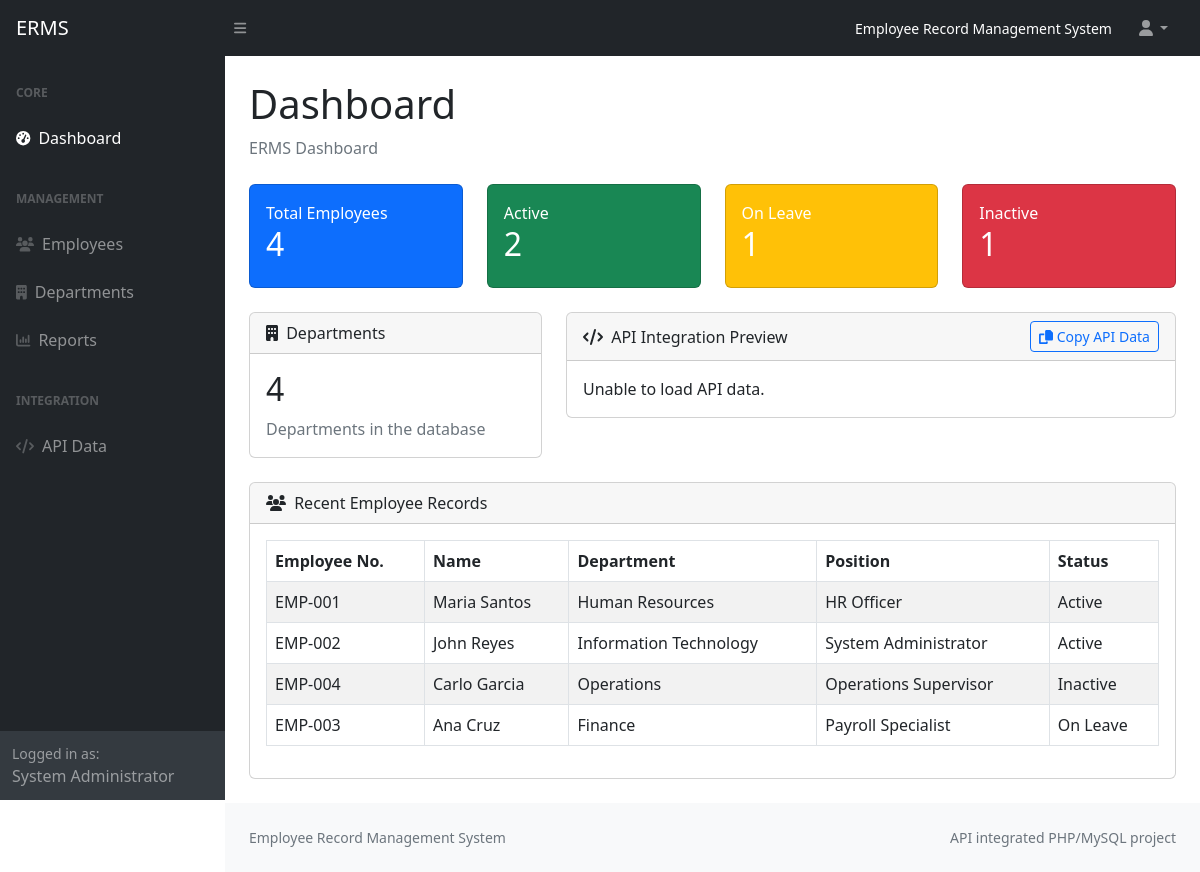
/dashboard.php (signed in), run on the app's committed database.
### tables this page shows
CREATE TABLE employees (
    id INT AUTO_INCREMENT PRIMARY KEY,
    employee_no VARCHAR(30) NOT NULL UNIQUE,
    first_name VARCHAR(80) NOT NULL,
    last_name VARCHAR(80) NOT NULL,
    email VARCHAR(120) NOT NULL,
    phone VARCHAR(40),
    hire_date DATE NOT NULL,
    department_id INT NOT NULL,
    position_id INT NOT NULL,
    status_id INT NOT NULL,
    address TEXT,
    created_at TIMESTAMP DEFAULT CURRENT_TIMESTAMP,
    updated_at TIMESTAMP DEFAULT CURRENT_TIMESTAMP ON UPDATE CURRENT_TIMESTAMP,
    CONSTRAINT fk_employees_department FOREIGN KEY (department_id) REFERENCES departments(id) ON UPDATE CASCADE ON DELETE RESTRICT,
    CONSTRAINT fk_employees_position FOREIGN KEY (position_id) REFERENCES positions(id) ON UPDATE CASCADE ON DELETE RESTRICT,
    CONSTRAINT fk_employees_status FOREIGN KEY (status_id) REFERENCES employee_statuses(id) ON UPDATE CASCADE ON DELETE RESTRICT
);

CREATE TABLE departments (
    id INT AUTO_INCREMENT PRIMARY KEY,
    name VARCHAR(100) NOT NULL UNIQUE,
    created_at TIMESTAMP DEFAULT CURRENT_TIMESTAMP
);

CREATE TABLE positions (
    id INT AUTO_INCREMENT PRIMARY KEY,
    department_id INT NOT NULL,
    title VARCHAR(100) NOT NULL,
    created_at TIMESTAMP DEFAULT CURRENT_TIMESTAMP,
    CONSTRAINT fk_positions_department FOREIGN KEY (department_id) REFERENCES departments(id) ON UPDATE CASCADE ON DELETE RESTRICT
);

CREATE TABLE employee_statuses (
    id INT AUTO_INCREMENT PRIMARY KEY,
    name VARCHAR(50) NOT NULL UNIQUE
);

### includes/helpers.php (called while the page is built, shortened)
<?php
function e(?string $value): string
{
    return htmlspecialchars((string) $value, ENT_QUOTES, 'UTF-8');
}
function active_class(string $page, string $current): string
{
    return $page === $current ? 'active' : '';
}
function employee_join_sql(): string
{
    return "
        SELECT employees.*, departments.name AS department_name, positions.title AS position_title,
               employee_statuses.name AS status_name
        FROM employees
        INNER JOIN departments ON employees.department_id = departments.id
        INNER JOIN positions ON employees.position_id = positions.id
        INNER JOIN employee_statuses ON employees.status_id = employee_statuses.id
    ";
}
?>

### includes/auth.php (called while the page is built, shortened)
<?php
function current_user_name(): string
{
    return $_SESSION['full_name'] ?? 'Administrator';
}
?>

### dashboard.php (the view, shortened to what this page needs)
<?php
require_once __DIR__ . '/includes/auth.php';
require_once __DIR__ . '/config/database.php';
require_once __DIR__ . '/includes/helpers.php';
$currentPage = 'dashboard';
$basePath = '';
$totalEmployees = (int) $pdo->query('SELECT COUNT(*) FROM employees')->fetchColumn();
$activeEmployees = (int) $pdo->query("SELECT COUNT(*) FROM employees INNER JOIN employee_statuses ON employees.status_id = employee_statuses.id WHERE employee_statuses.name = 'Active'")->fetchColumn();
$inactiveEmployees = (int) $pdo->query("SELECT COUNT(*) FROM employees INNER JOIN employee_statuses ON employees.status_id = employee_statuses.id WHERE employee_statuses.name = 'Inactive'")->fetchColumn();
$onLeaveEmployees = (int) $pdo->query("SELECT COUNT(*) FROM employees INNER JOIN employee_statuses ON employees.status_id = employee_statuses.id WHERE employee_statuses.name = 'On Leave'")->fetchColumn();
$departmentCount = (int) $pdo->query('SELECT COUNT(*) FROM departments')->fetchColumn();
$recentStmt = $pdo->query(employee_join_sql() . ' ORDER BY employees.created_at DESC LIMIT 5');
$recentEmployees = $recentStmt->fetchAll();
require __DIR__ . '/includes/header.php';
require __DIR__ . '/includes/sidebar.php';
?>
<main>
    <div class="container-fluid px-4">
        <h1 class="mt-4">Dashboard</h1>
        <ol class="breadcrumb mb-4"><li class="breadcrumb-item active">ERMS Dashboard</li></ol>
        <div class="row">
            <div class="col-xl-3 col-md-6"><div class="card bg-primary text-white mb-4"><div class="card-body">Total Employees <h2><?= $totalEmployees ?></h2></div></div></div>
            <div class="col-xl-3 col-md-6"><div class="card bg-success text-white mb-4"><div class="card-body">Active <h2><?= $activeEmployees ?></h2></div></div></div>
            <div class="col-xl-3 col-md-6"><div class="card bg-warning text-white mb-4"><div class="card-body">On Leave <h2><?= $onLeaveEmployees ?></h2></div></div></div>
            <div class="col-xl-3 col-md-6"><div class="card bg-danger text-white mb-4"><div class="card-body">Inactive <h2><?= $inactiveEmployees ?></h2></div></div></div>
        </div>
        <div class="row">
            <div class="col-xl-4 col-md-6"><div class="card mb-4"><div class="card-header"><i class="fas fa-building me-1"></i> Departments</div><div class="card-body"><h2><?= $departmentCount ?></h2><p class="mb-0 text-muted">Departments in the database</p></div></div></div>
            <div class="col-xl-8"><div class="card mb-4"><div class="card-header d-flex justify-content-between align-items-center"><span><i class="fas fa-code me-1"></i> API Integration Preview</span><button class="btn btn-sm btn-outline-primary" type="button" id="copyApiDataBtn"><i class="fas fa-copy me-1"></i>Copy API Data</button></div><div class="card-body"><div id="apiDepartmentSummary">Loading API data...</div><small class="text-success d-none" id="copyApiDataMessage">API data copied.</small></div></div></div>
        </div>
        <div class="card mb-4">
            <div class="card-header"><i class="fas fa-users me-1"></i> Recent Employee Records</div>
            <div class="card-body table-responsive">
                <table class="table table-bordered table-striped">
                    <thead><tr><th>Employee No.</th><th>Name</th><th>Department</th><th>Position</th><th>Status</th></tr></thead>
                    <tbody>
                        <?php foreach ($recentEmployees as $employee): ?>
                            <tr>
                                <td><?= e($employee['employee_no']) ?></td>
                                <td><?= e($employee['first_name'] . ' ' . $employee['last_name']) ?></td>
                                <td><?= e($employee['department_name']) ?></td>
                                <td><?= e($employee['position_title']) ?></td>
                                <td><?= e($employee['status_name']) ?></td>
                            </tr>
                        <?php endforeach; ?>
                    </tbody>
                </table>
            </div>
        </div>
    </div>
</main>
<?php require __DIR__ . '/includes/footer.php'; ?>

### includes/header.php (shortened to what this page needs)
<?php
require_once __DIR__ . '/helpers.php';
$currentPage = $currentPage ?? '';
$basePath = $basePath ?? '';
?>
<!DOCTYPE html>
<html lang="en">
    <head>
        <link href="https://cdn.jsdelivr.net/npm/simple-datatables@7.1.2/dist/style.min.css" rel="stylesheet" />
        <link href="<?= $basePath ?>css/styles.css" rel="stylesheet" />
    </head>
    <body class="sb-nav-fixed">
        <nav class="sb-topnav navbar navbar-expand navbar-dark bg-dark">
            <a class="navbar-brand ps-3" href="<?= $basePath ?>dashboard.php">ERMS</a>
            <button class="btn btn-link btn-sm order-1 order-lg-0 me-4 me-lg-0" id="sidebarToggle" type="button"><i class="fas fa-bars"></i></button>
            <div class="ms-auto me-3 text-white small d-none d-md-inline-block">Employee Record Management System</div>
            <ul class="navbar-nav me-3 me-lg-4">
                <li class="nav-item dropdown">
                    <a class="nav-link dropdown-toggle" id="navbarDropdown" href="#" role="button" data-bs-toggle="dropdown" aria-expanded="false"><i class="fas fa-user fa-fw"></i></a>
                </li>
            </ul>
        </nav>
        <div id="layoutSidenav">

### includes/sidebar.php
<?php $basePath = $basePath ?? ''; $currentPage = $currentPage ?? ''; ?>
            <div id="layoutSidenav_nav">
                <nav class="sb-sidenav accordion sb-sidenav-dark" id="sidenavAccordion">
                    <div class="sb-sidenav-menu">
                        <div class="nav">
                            <div class="sb-sidenav-menu-heading">Core</div>
                            <a class="nav-link <?= active_class('dashboard', $currentPage) ?>" href="<?= $basePath ?>dashboard.php">
                                <div class="sb-nav-link-icon"><i class="fas fa-tachometer-alt"></i></div>
                                Dashboard
                            </a>
                            <div class="sb-sidenav-menu-heading">Management</div>
                            <a class="nav-link <?= active_class('employees', $currentPage) ?>" href="<?= $basePath ?>employees/index.php">
                                <div class="sb-nav-link-icon"><i class="fas fa-users"></i></div>
                                Employees
                            </a>
                            <a class="nav-link <?= active_class('departments', $currentPage) ?>" href="<?= $basePath ?>departments/index.php">
                                <div class="sb-nav-link-icon"><i class="fas fa-building"></i></div>
                                Departments
                            </a>
                            <a class="nav-link <?= active_class('reports', $currentPage) ?>" href="<?= $basePath ?>reports/index.php">
                                <div class="sb-nav-link-icon"><i class="fas fa-chart-column"></i></div>
                                Reports
                            </a>
                            <div class="sb-sidenav-menu-heading">Integration</div>
                            <a class="nav-link <?= active_class('api', $currentPage) ?>" href="<?= $basePath ?>api/employees.php" target="_blank">
                                <div class="sb-nav-link-icon"><i class="fas fa-code"></i></div>
                                API Data
                            </a>
                        </div>
                    </div>
                    <div class="sb-sidenav-footer">
                        <div class="small">Logged in as:</div>
                        <?= e(current_user_name()) ?>
                    </div>
                </nav>
            </div>
            <div id="layoutSidenav_content">

### includes/footer.php (shortened to what this page needs)
<footer class="py-4 bg-light mt-auto">
                    <div class="container-fluid px-4">
                        <div class="d-flex align-items-center justify-content-between small">
                            <div class="text-muted">Employee Record Management System</div>
                            <div class="text-muted">API integrated PHP/MySQL project</div>
                        </div>
                    </div>
                </footer>
            </div>
        </div>
    </body>
</html>

### data on the page
employees: employee_no "EMP-001", first_name+last_name "Maria Santos", department.name "Human Resources", position.title "HR Officer", status.name "Active"
employees: employee_no "EMP-002", first_name+last_name "John Reyes", department.name "Information Technology", position.title "System Administrator", status.name "Active"
employees: employee_no "EMP-004", first_name+last_name "Carlo Garcia", department.name "Operations", position.title "Operations Supervisor", status.name "Inactive"
employees: employee_no "EMP-003", first_name+last_name "Ana Cruz", department.name "Finance", position.title "Payroll Specialist", status.name "On Leave"

### other printed values
current_user_name() "System Administrator"
$totalEmployees "4"
$activeEmployees "2"
$onLeaveEmployees "1"
$inactiveEmployees "1"
$departmentCount "4"
